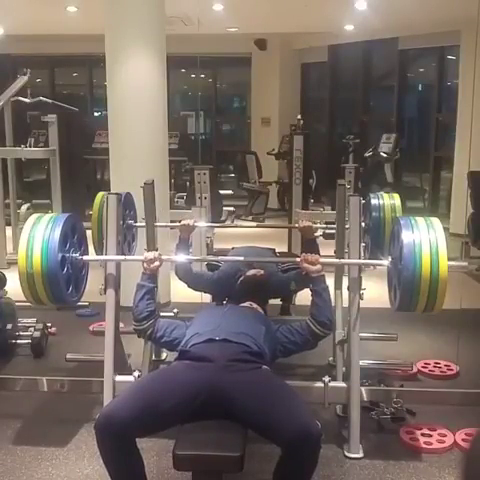
#> input picture frame 112 of scratch/videos/bench1.mp4, 480 x 480 px
$ python extract_frames.py
#> lines starting #> are read from the running program, lines starting #| are printed output that depends on the picture
# pyrefly: ignore [missing-import]
import cv2
import os

os.makedirs("scratch/videos", exist_ok=True)

for i in range(1, 6):
    video_path = f"scratch/videos/bench{i}.mp4"
    if os.path.exists(video_path):
        cap = cv2.VideoCapture(video_path)
        # Try to read the 10th frame to get a better visual (the 1st frame might be black)
        ret = False
        for _ in range(10):
            ret, frame = cap.read()
            if not ret:
                break
#> this loop made 10 passes
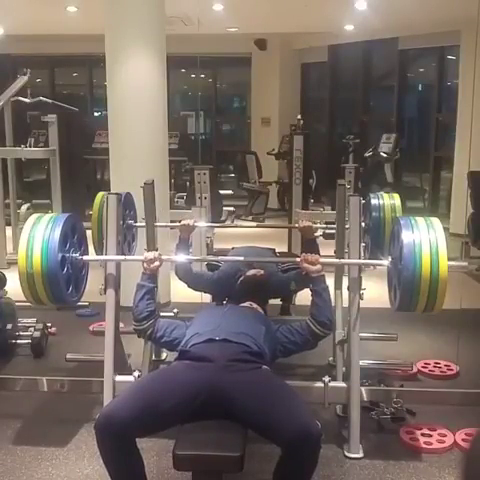
#> input picture frame 112 of scratch/videos/bench1.mp4, 480 x 480 px
        if ret:
            img_path = f"scratch/videos/bench{i}.png"
            cv2.imwrite(img_path, frame)
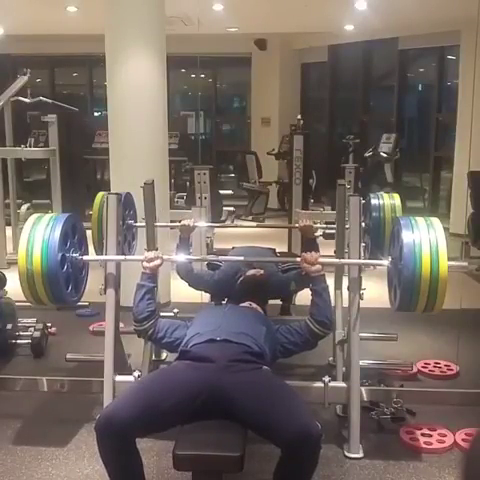
#> saved as bench1.png: shape (480, 480, 3); mean B, G, R 99.1, 106.2, 117.8
            print(f"Extracted frame for bench{i} to {img_path}")
        else:
            # Try reading first frame just in case
            cap.set(cv2.CAP_PROP_POS_FRAMES, 0)
            ret, frame = cap.read()
            if ret:
                img_path = f"scratch/videos/bench{i}.png"
                cv2.imwrite(img_path, frame)
                print(f"Extracted first frame for bench{i} to {img_path}")
            else:
                print(f"Failed to read any frame for bench{i}")
        cap.release()

$ run again, starting later in the video
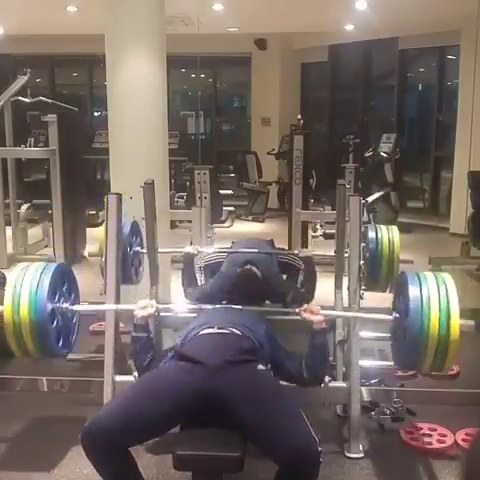
#> input picture frame 898 of scratch/videos/bench1.mp4, 480 x 480 px
#> the loop `for _ in range(10):` made 10 passes
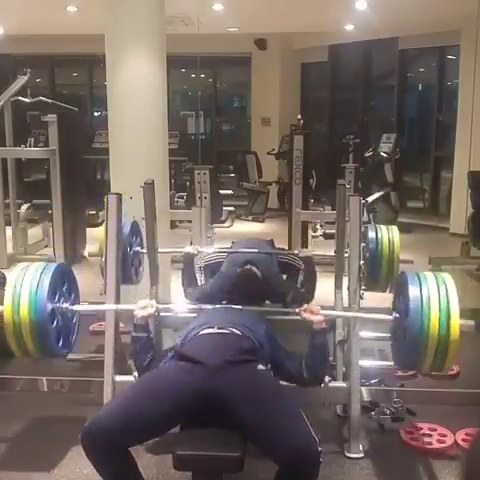
#> input picture frame 898 of scratch/videos/bench1.mp4, 480 x 480 px
#> pass 3, `ret, frame = cap.read()`:
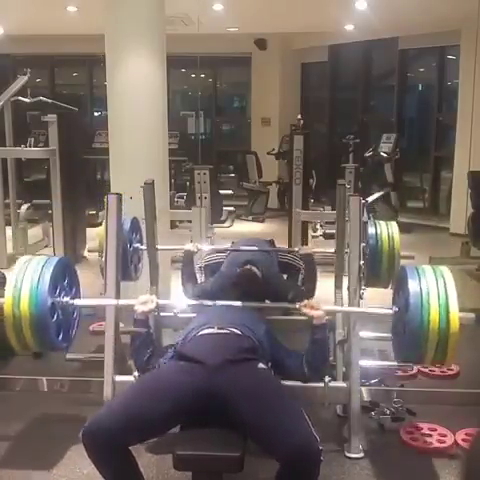
#> frame: shape (480, 480, 3); mean B, G, R 99.5, 105.6, 117.4
#> `cv2.imwrite(img_path, frame)`:
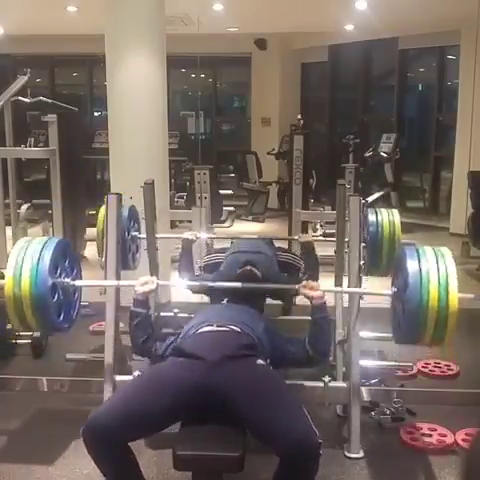
#> saved as bench1.png: shape (480, 480, 3); mean B, G, R 98.4, 104.3, 116.1
